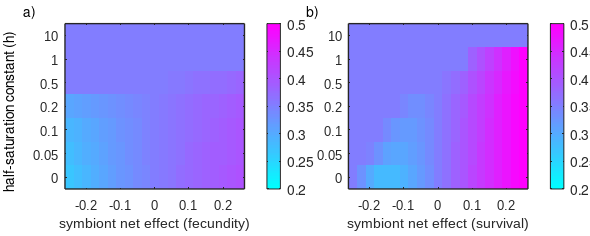

MATLAB code to generate this figure:
clear all; close all
% model written by Allison Shaw (contact for assistance: ashaw@umn.edu)
%   last updated: 24 January 2022

load fig3_stype=2.mat
speed_type3_a = speed_type3;

load fig3_stype=1.mat
speed_type3_b = speed_type3;


fs1 = 10;  % axes labels
fs3 = 09;  % axis numbering
lw2 = 1; % fig edges
lw1 = 1.5; % fig edges
msize = 25; % marker size

yy=1;
hvec2 = fliplr(hvec);

width = 15;
height = 6;
xpos = 3;
ypos = 2;
sx = 0.11;
sy = 0.2;
w = 0.38;
he = 0.7;
dx = 0.1;

figure(1); clf
hh = gcf;
set(hh,'PaperUnits','centimeters');
set(hh,'Units','centimeters');
set(gcf,'Position',[xpos ypos width height])

colormap(cool)

axes('position',[sx sy w he])
    imagesc(flipud(speed_type3_a),[0.2 0.5])
    colorbar
    xlabel('symbiont net effect (fecundity)','fontsize',fs1)
    %ylabel('half-saturation constant (h)','fontsize',fs1)
    set(gca,'XTick',3:4:length(nvec))
    set(gca,'XTickLabel',nvec(3:4:end))
    set(gca,'YTick',1:yy:length(hvec))
    set(gca,'YTickLabel',hvec2(1:yy:end))
    set(gca,'FontSize',fs3,'LineWidth',lw2,'Fontname', 'Arial');

axes('position',[sx+dx+w sy w he])
    imagesc(flipud(speed_type3_b),[0.2 0.5])
    colorbar
    xlabel('symbiont net effect (survival)','fontsize',fs1)
    %ylabel('half-saturation constant (h)','fontsize',fs1)
    set(gca,'XTick',3:4:length(nvec))
    set(gca,'XTickLabel',nvec(3:4:end))
    set(gca,'YTick',1:yy:length(hvec))
    set(gca,'YTickLabel',hvec2(1:yy:end))
    set(gca,'FontSize',fs3,'LineWidth',lw2,'Fontname', 'Arial');

% label subpanels
axes('position',[0 0 1 1],'visible','off')
hold on
     text(0.05,     0.95,'a)','horizontalalignment','center')
     text(0.05+w+dx,0.95,'b)','horizontalalignment','center')
     text(0.015,0.53,'half-saturation constant (h)','horizontalalignment','center','rotation',90)
     set(gca,'FontSize',fs3,'Fontname', 'Arial');
axis([0 1 0 1])


% Backup previous settings
prePaperType = get(hh,'PaperType');
prePaperPosition = get(hh,'PaperPosition');
prePaperSize = get(hh,'PaperSize');

% Make changing paper type possible
set(hh,'PaperType','<custom>');
% Set the page size and position to match the figure's dimensions
position = get(hh,'Position');
set(hh,'PaperPosition',[0,0,position(3:4)]);
set(hh,'PaperSize',position(3:4));

%saveas(1,strcat(['fig3.jpg']))
%print -dpdf -r600 Figure_3.pdf
print -djpeg -r600 figS3.jpg

% Restore the previous settings
set(hh,'PaperType',prePaperType);
set(hh,'PaperPosition',prePaperPosition);
set(hh,'PaperSize',prePaperSize);


